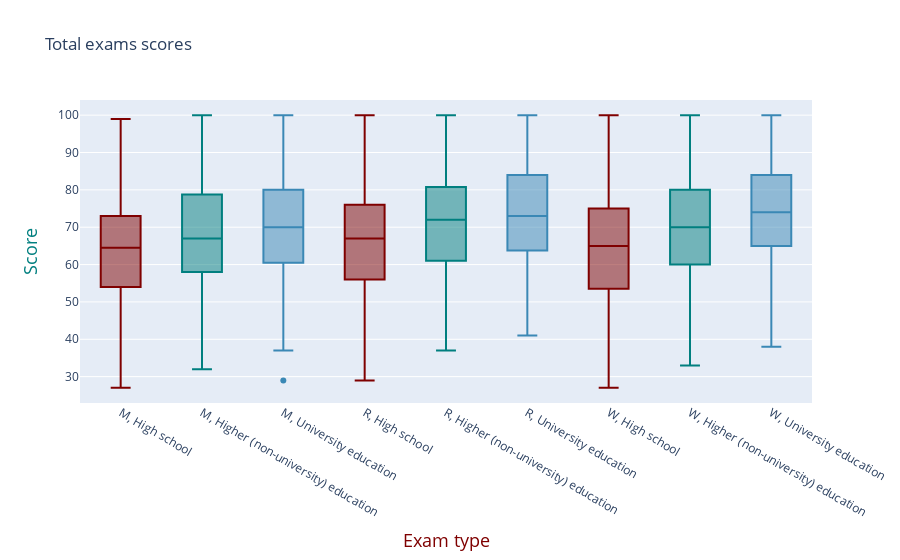

Here is the notebook cell this chart was saved with:
### Code cell
# Create a variable to hold the values to be ploted
to_plot = []
# This contains main dataset indexing and plot dataset creation in a single line
to_plot.append(Box( y=combined_data_1['math score'], name="M, High school", showlegend=False, marker_color = '#7f0000' ) )
to_plot.append(Box( y=combined_data_2['math score'], name="M, Higher (non-university) education", showlegend=False, marker_color = '#007f7f' ) )
to_plot.append(Box( y=combined_data_3['math score'], name="M, University education", showlegend=False, marker_color = '#3a88b5' ) )
to_plot.append(Box( y=combined_data_1['reading score'], name="R, High school", showlegend=False, marker_color = '#7f0000' ) )
to_plot.append(Box( y=combined_data_2['reading score'], name="R, Higher (non-university) education", showlegend=False, marker_color = '#007f7f' ) )
to_plot.append(Box( y=combined_data_3['reading score'], name="R, University education", showlegend=False, marker_color = '#3a88b5' ) )
to_plot.append(Box( y=combined_data_1['writing score'], name="W, High school", showlegend=False, marker_color = '#7f0000' ) )
to_plot.append(Box( y=combined_data_2['writing score'], name="W, Higher (non-university) education", showlegend=False, marker_color = '#007f7f' ) )
to_plot.append(Box( y=combined_data_3['writing score'], name="W, University education", showlegend=False, marker_color = '#3a88b5' ) )

# Layout, descriptions of the plot's style
layout = Layout(
    title="Total exams scores",
    xaxis=dict(
        title="Exam type",
        titlefont=dict(
            size=18,
            color='#7f0000'
        )
    ),
    yaxis=dict(
        title="Score",
        titlefont=dict(
            size=18,
            color='#007f7f'
        )
    ),
)

# This is where the plotting happens
# We call an offline plot module from the plotly library
# We tell it, that data to be plotted is contained in the to_plot variable and 
# the style of the plot is described in the layout variable

plotly.offline.iplot({
    "data": to_plot,
    "layout": layout
})

### Figure 1 — Plotly figure (JSON) as saved in the notebook; plotly's stock layout.template omitted (floating-point values rounded to 4 significant figures; data arrays with more than 128 entries replaced by an {"elided": "..."} marker saying what was removed)
{"data": [{"marker": {"color": "#7f0000"}, "name": "M, High school", "showlegend": false, "type": "box", "y": {"elided": "368 int values"}}, {"marker": {"color": "#007f7f"}, "name": "M, Higher (non-university) education", "showlegend": false, "type": "box", "y": {"elided": "443 int values"}}, {"marker": {"color": "#3a88b5"}, "name": "M, University education", "showlegend": false, "type": "box", "y": {"elided": "177 int values"}}, {"marker": {"color": "#7f0000"}, "name": "R, High school", "showlegend": false, "type": "box", "y": {"elided": "368 int values"}}, {"marker": {"color": "#007f7f"}, "name": "R, Higher (non-university) education", "showlegend": false, "type": "box", "y": {"elided": "443 int values"}}, {"marker": {"color": "#3a88b5"}, "name": "R, University education", "showlegend": false, "type": "box", "y": {"elided": "177 int values"}}, {"marker": {"color": "#7f0000"}, "name": "W, High school", "showlegend": false, "type": "box", "y": {"elided": "368 int values"}}, {"marker": {"color": "#007f7f"}, "name": "W, Higher (non-university) education", "showlegend": false, "type": "box", "y": {"elided": "443 int values"}}, {"marker": {"color": "#3a88b5"}, "name": "W, University education", "showlegend": false, "type": "box", "y": {"elided": "177 int values"}}], "layout": {"title": {"text": "Total exams scores"}, "xaxis": {"title": {"font": {"color": "#7f0000", "size": 18}, "text": "Exam type"}}, "yaxis": {"title": {"font": {"color": "#007f7f", "size": 18}, "text": "Score"}}}}
